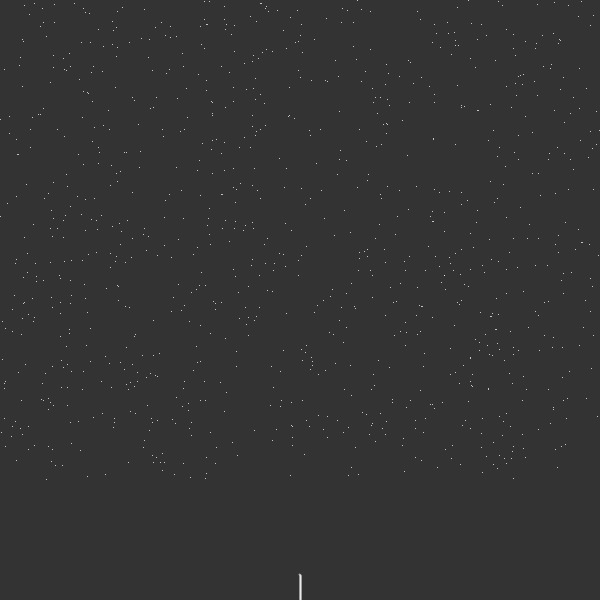
Frame 1 (no input)
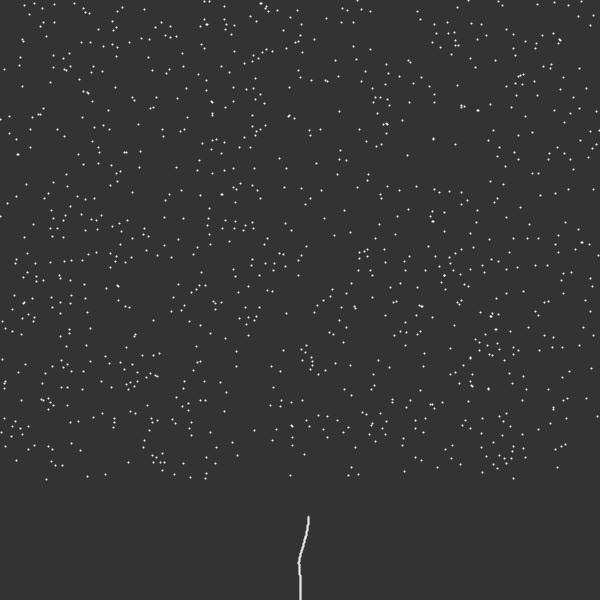
Frame 60 (the mouse pressed at the canvas centre just before this capture)
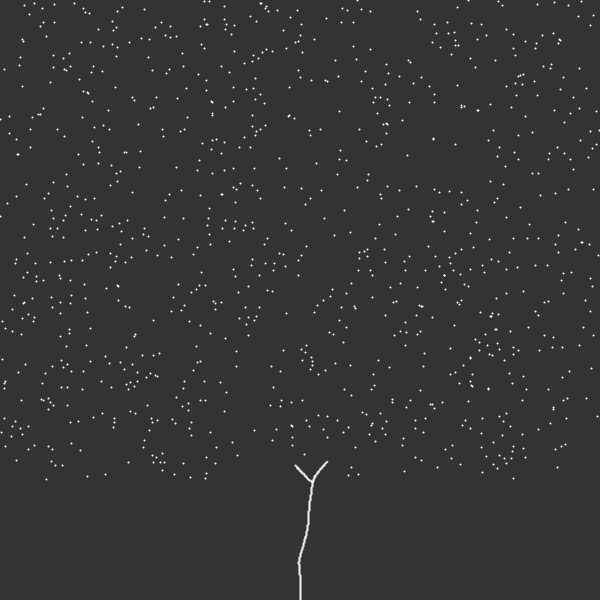
Frame 120 (the mouse held since frame 60 and released just before this capture)

The Processing sketch that drew these frames (run headless with seeded random() and noise(); from frame 60 on, the mouse is pressed at the canvas centre):

// Processing sketch: Main
// ── Main.pde
int maxDist;
int minDist;
Tree tree;

void setup(){
    size(600, 600);
    frameRate(30);
    background(51);

    maxDist = 100;
    minDist = 10;
    tree = new Tree();
}

void draw(){
    background(51);
    tree.grow();
    tree.show();
}
// ── Branch.pde
class Branch{
    int count;
    Branch parent;
    PVector position;
    PVector direction;
    PVector originalDirection;

    Branch(Branch _parent, PVector _position, PVector _direction){
        this.parent = _parent;
        this.position = _position.copy();
        this.direction = _direction.copy();
        this.originalDirection = _direction.copy();

        this.count = 0;
    }

    Branch next(){
        return new Branch(this, this.position.copy().add(this.direction.copy()), this.direction.copy());
    }
    void reset(){
        this.direction = this.originalDirection.copy();
        this.count = 0;
    }
    void show(){
        if(this.parent != null){
            strokeWeight(2);
            stroke(255, 150);
            line(this.position.x, this.position.y, this.parent.position.x, this.parent.position.y);
        }
    }
}
// ── Leaf.pde
class Leaf{
    PVector position;
    boolean reached;

    Leaf(PVector _position){
        this.position = _position.copy();
        this.reached = false;
    }

    void show(){
        stroke(255);
        point(this.position.x, this.position.y);
    }
}
// ── Tree.pde
class Tree{
    ArrayList<Branch> branches;
    ArrayList<Leaf> leaves;
    Branch root;

    Tree(){
        PVector pos = new PVector(width/2, height);
        PVector dir = new PVector(0, -1);
        this.root = new Branch(null, pos, dir);

        this.branches = new ArrayList<Branch>();
        this.leaves = new ArrayList<Leaf>();

        this.branches.add(this.root);
        for(int i=0; i<1000; i++){
            // float y = random(random(0, height/4), height/2);
            // float latitude = map(y, 0, height/2, 0, width/2);
            // float x = random(width/2-latitude, width/2+latitude);
            float x = random(0, width);
            float y = random(0, 4*height/5);
            this.leaves.add(new Leaf(new PVector(x, y)));
        }

        Branch current = this.root;
        boolean found = false;
        while(!found){
            for(Leaf leaf : this.leaves){
                float distance = current.position.dist(leaf.position);
                if(distance < maxDist) found = true;
            }
            if(!found){
                Branch branch = current.next();
                this.branches.add(branch);
                current = branch;
            }
        }
    }

    void grow(){
        for(Leaf leaf : this.leaves){
            Branch closestBranch = null;
            for(Branch branch : this.branches){
                float distance = leaf.position.dist(branch.position);
                if(distance > maxDist) continue;
                else if(distance < minDist){
                    leaf.reached = true;
                    closestBranch = null;
                    break;
                } else if(closestBranch == null || distance < leaf.position.dist(closestBranch.position)){
                    closestBranch = branch;
                }
            }
            if(closestBranch != null){
                PVector direction = leaf.position.copy().sub(closestBranch.position);
                direction.normalize();
                closestBranch.direction.add(direction);
                closestBranch.count++;
            }
        }
        for(int i=this.leaves.size()-1; i>=0; i--){
            if(this.leaves.get(i).reached) this.leaves.remove(i);
        }
        int length = this.branches.size();
        for(int i=length-1; i>=0; i--){
            Branch branch = this.branches.get(i);
            if(branch.count > 0){
                branch.direction.normalize();
                PVector newPosition = branch.position.copy().add(branch.direction.copy());
                Branch newBranch = new Branch(branch, newPosition, branch.direction.copy());
                this.branches.add(newBranch);
            }
            branch.reset();
        }
    }
    void show(){
        for(Leaf leaf : this.leaves) leaf.show();
        for(Branch branch : this.branches) branch.show();
    }
}
